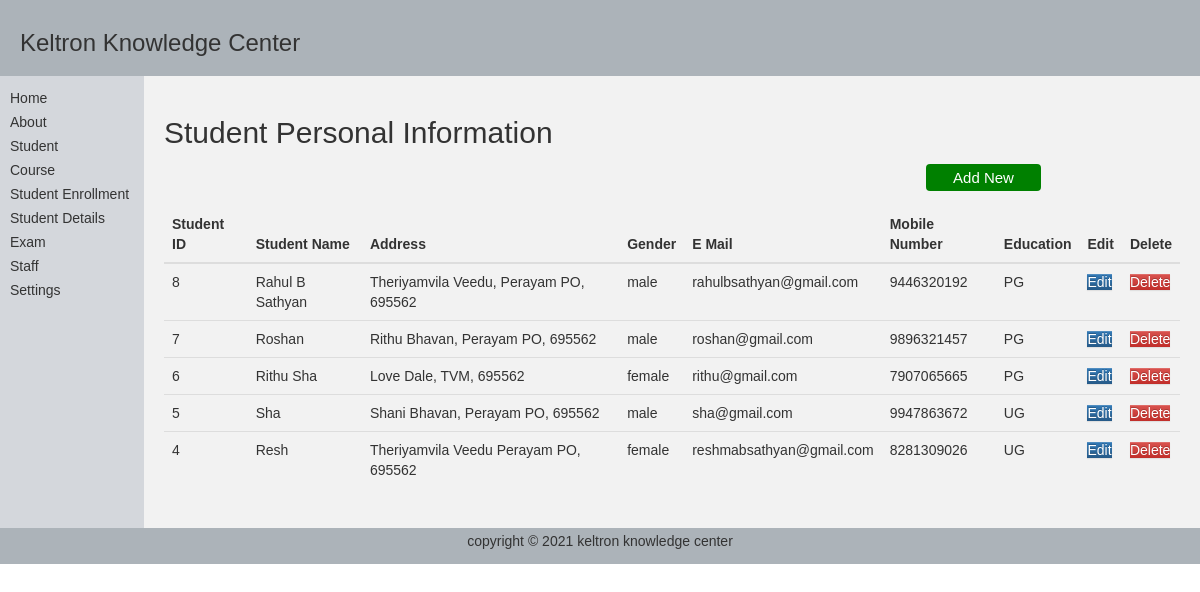
Screenshot of /views/student_personal_details/student_personal_details_view_all.php with the database file from the repository.
### tables this page shows
CREATE TABLE `tblstudent_personal_details` (
  `student_id` int(10) UNSIGNED NOT NULL,
  `student_name` varchar(50) NOT NULL,
  `address` varchar(100) NOT NULL,
  `gender` varchar(50) NOT NULL,
  `email` varchar(50) NOT NULL,
  `mobile` bigint(20) NOT NULL,
  `education` varchar(100) NOT NULL
);

### db/DBConnection.class.php (called while the page is built, shortened)
<?php
class DBConnection{
    public static $servername = "localhost";
	public static $username = "root";
	public static $password = "";
	public static $dbase = "KeltronDB";
	static function  getConnect(){
		$connection = new mysqli(self::$servername, self::$username, self::$password,self::$dbase );
		return $connection;
	}
	static function execQery($sql){
		try{
			$result = null;
			$conn = self::getConnect();
			if ($conn->connect_error) {
	  				$result = null;
				}
			else{
					$result = $conn->query($sql);
				}
		}
		catch(Exception $e) {
  			$result = null;
		}
		return $result;
	}
}
?>

### service/studentService.php (called while the page is built, shortened)
<?php
 require_once( ROOT_DIR.'/../db/DBConnection.class.php' );
class StudentService{
    function getStudents(){
    	$sql  =  "SELECT * FROM tblstudent_personal_details ORDER BY student_id DESC";
	    $result = DBConnection::execQery($sql);
	    return $result;
    }
}
?>

### views/student_personal_details/student_personal_details_view_all.php (the view, shortened to what this page needs)
<?php
    require_once( ROOT_DIR.'/../service/studentService.php' );
?>
<!DOCTYPE html>
<html>
<head>
	<link rel="stylesheet"
      href="http://netdna.bootstrapcdn.com/bootstrap/3.1.0/css/bootstrap.min.css">
    <link rel="stylesheet"
     href="http://netdna.bootstrapcdn.com/bootstrap/3.1.0/css/bootstrap-theme.min.css">
</head>
<body  style="margin:0px;">
	<table  style="width:100%; border-collapse:collapse; font:14px Arial,sans-serif;">
		<tr>
			<td  colspan="3" style="padding:10px 20px; background-color:#acb3b9;">
				<h1  style="font-size:24px;"> Keltron Knowledge Center</h1>
			</td>
		</tr>
		<tr  style="height:270px;">
			<td  style="width:12%; padding:10px 10px; background-color:#d4d7dc; vertical-align: top;">
				<ul  style="list-style:none; padding:0px; line-height:24px;">
					<?php require_once ( ROOT_DIR.'/../views/includes/menu.php' ); ?>
				</ul>
			</td>
			<td  style="padding:20px; background-color:#f2f2f2; vertical-align:top;">
				<h2>Student Personal Information </h2>
                <a href="student_personal_details_create.php"; ><button class=button><span>Add New</span></button></a>
				<table  class="table">
					<thead>
						<tr>
							<th>Student ID</th>
							<th>Student Name</th>
							<th>Address</th>
							<th>Gender</th>
							<th>E Mail</th>
							<th>Mobile Number</th>
							<th>Education</th>
							<th>Edit</th>
							<th>Delete</th>
						</tr>
					</thead>
					<tbody>
						<?php
						$studentService = new StudentService();
                        $result = $studentService->getStudents();
                        if($result != null){
                        	if ($result->num_rows > 0) {
                        		while($row = $result->fetch_assoc()) {
                        			?>
                        			<tr>
                        				<td><?php echo $row["student_id"]; ?></td>
                        				<td><?php echo $row["student_name"]; ?></td>
                        				<td><?php echo $row["address"]; ?></td>
                        				<td><?php echo $row["gender"]; ?></td>
                        				<td><?php echo $row["email"]; ?></td>
                        				<td><?php echo $row["mobile"]; ?></td>
                        				<td><?php echo $row["education"]; ?></td>
                        				<td><a class="btn-primary" href='student_personal_details_edit.php?student_id=<?php echo $row['student_id'];  ?>' >Edit</a></td>
                        				<td><a class="btn-danger" href='student_personal_details_delete.php?student_id=<?php echo $row['student_id'];  ?>' >Delete</a></td>
                        			</tr>
                        			<?php
                        		}
                        	}
                        	else{
                        		?>
                        		<tr>
                        			<td  colspan="9">No Records Found !</td>
                        		</tr>
                        		<?php
                        	}
                        }
                        else{
                        	?>
                        	<tr>
                        		<td  colspan="9">Server busy try again later !</td>
                        	</tr>
                        	<?php
                        }
                        ?>
					</tbody>
				</table>
			</td>
		</tr>
		<tr>
			<td  colspan="3" style="padding:5px; background-color:#acb3b9; text-align:center;">
				<p>copyright &copy; <?php echo date("Y"); ?> keltron knowledge center</p>
			</td>
		</tr>
	</table>
</body>
</html>

### views/student_personal_details/student_personal_details_view_all.php (style rules this page uses)
.button { border-radius: 4px; background-color: #008000; border: none; color: #FFFFFF; text-align: center; font-size: 15px; padding: 5px; width: 115px; transition: all 0.5s; cursor: pointer; margin: 5px; margin-left:75%; }
.button span { cursor: pointer; display: inline-block; position: relative; transition: 0.5s; }
.button span:after { content: '\00bb'; position: absolute; opacity: 0; top: 0; right: -20px; transition: 0.5s; }

### rows the page displays
tblstudent_personal_details: student_id "8", student_name "Rahul B Sathyan", address "Theriyamvila Veedu, Perayam PO, 695562", gender "male", email "rahulbsathyan@gmail.com", mobile "9446320192", education "PG"
tblstudent_personal_details: student_id "7", student_name "Roshan", address "Rithu Bhavan, Perayam PO, 695562", gender "male", email "roshan@gmail.com", mobile "9896321457", education "PG"
tblstudent_personal_details: student_id "6", student_name "Rithu Sha", address "Love Dale, TVM, 695562", gender "female", email "rithu@gmail.com", mobile "7907065665", education "PG"
tblstudent_personal_details: student_id "5", student_name "Sha", address "Shani Bhavan, Perayam PO, 695562", gender "male", email "sha@gmail.com", mobile "9947863672", education "UG"
tblstudent_personal_details: student_id "4", student_name "Resh", address "Theriyamvila Veedu Perayam PO, 695562", gender "female", email "reshmabsathyan@gmail.com", mobile "8281309026", education "UG"
